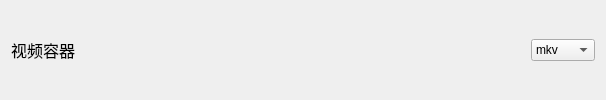
                                      <widget class="QWidget" name="widget_27" native="true">
                                       <layout class="QHBoxLayout" name="horizontalLayout_44">
                                        <item>
                                         <widget class="QLabel" name="label_49">
                                          <property name="font">
                                           <font>
                                            <pointsize>12</pointsize>
                                           </font>
                                          </property>
                                          <property name="text">
                                           <string>视频容器</string>
                                          </property>
                                         </widget>
                                        </item>
                                        <item>
                                         <spacer name="horizontalSpacer_19">
                                          <property name="orientation">
                                           <enum>Qt::Orientation::Horizontal</enum>
                                          </property>
                                          <property name="sizeHint" stdset="0">
                                           <size>
                                            <width>437</width>
                                            <height>20</height>
                                           </size>
                                          </property>
                                         </spacer>
                                        </item>
                                        <item>
                                         <widget class="QLabel" name="label_50">
                                          <property name="maximumSize">
                                           <size>
                                            <width>25</width>
                                            <height>25</height>
                                           </size>
                                          </property>
                                          <property name="toolTip">
                                           <string>&lt;html&gt;&lt;head/&gt;&lt;body&gt;&lt;p&gt;&lt;span style=&quot; font-weight:700;&quot;&gt;视频容器&lt;/span&gt;&lt;/p&gt;&lt;p&gt;- 更改默认输出文件所使用的视频容器。&lt;/p&gt;&lt;p&gt;- &lt;span style=&quot; font-weight:700;&quot;&gt;mkv &lt;/span&gt;因其对各种格式的广泛支持而被&lt;span style=&quot; font-weight:700;&quot;&gt;推荐&lt;/span&gt;使用。&lt;/p&gt;&lt;p&gt;&lt;span style=&quot; font-weight:700;&quot;&gt;警告：更改此项&lt;/span&gt;&lt;span style=&quot; font-weight:700; text-decoration: underline;&quot;&gt;可能&lt;/span&gt;&lt;span style=&quot; font-weight:700;&quot;&gt;破坏编码器兼容性。 &lt;/span&gt;&lt;/p&gt;&lt;p&gt;&lt;span style=&quot; font-weight:700;&quot;&gt;请查看音频和视频编码器的提示以确认兼容性。&lt;/span&gt;&lt;/p&gt;&lt;/body&gt;&lt;/html&gt;</string>
                                          </property>
                                          <property name="text">
                                           <string/>
                                          </property>
                                          <property name="pixmap">
                                           <pixmap resource="resources.qrc">:/icons/icons/info.svg</pixmap>
                                          </property>
                                          <property name="scaledContents">
                                           <bool>true</bool>
                                          </property>
                                         </widget>
                                        </item>
                                        <item>
                                         <widget class="QComboBox" name="video_container">
                                          <item>
                                           <property name="text">
                                            <string>mkv</string>
                                           </property>
                                          </item>
                                          <item>
                                           <property name="text">
                                            <string>mp4</string>
                                           </property>
                                          </item>
                                          <item>
                                           <property name="text">
                                            <string>mov</string>
                                           </property>
                                          </item>
                                          <item>
                                           <property name="text">
                                            <string>webm</string>
                                           </property>
                                          </item>
                                          <item>
                                           <property name="text">
                                            <string>avi</string>
                                           </property>
                                          </item>
                                         </widget>
                                        </item>
                                       </layout>
                                      </widget>
